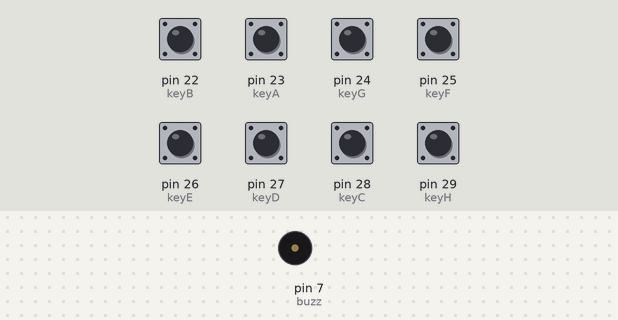
This sketch was run on a simulated Arduino Mega 2560, built with avr-gcc and run on an emulated ATmega2560. Parts: buzzer (waves = sounding). The inputs (shaded band) are chosen by the test bench; at power-on: pin 22 (keyB), pin 23 (keyA), pin 24 (keyG), pin 25 (keyF), pin 26 (keyE), pin 27 (keyD), pin 28 (keyC), pin 29 (keyH) HIGH.

Above: at 1.2 s.
1.3 s: pin 22 (keyB) pulled LOW for 0.15 s
At 1.37 s:
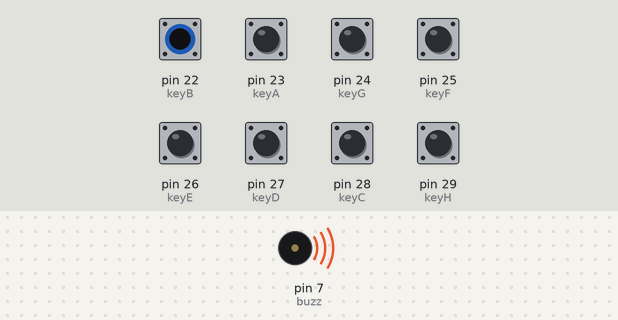
Timing chart, 0 to 4.3 s (numbered marks = the images above; inputs shaded):
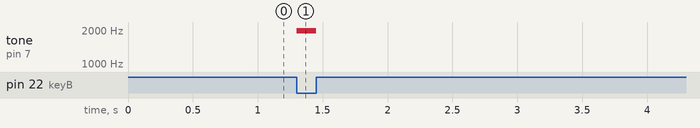

Measured:
- after the input at 1.3 s, tone on pin 7 (buzz): silent → 1976 Hz at once, → silent 0.15 s later

The sketch:

PianoBuzz.ino
```cpp
const int buzz = 7;

const int keyC = 28;
const int keyD = 27;
const int keyE = 26;
const int keyF = 25;
const int keyG = 24;
const int keyA = 23;
const int keyB = 22;
const int keyH = 29;


int buttonC;
int buttonD;
int buttonE;
int buttonF;
int buttonG;
int buttonA;
int buttonB;
int buttonH;


void setup() {
  pinMode(keyC, INPUT_PULLUP);
  pinMode(keyD, INPUT_PULLUP);
  pinMode(keyE, INPUT_PULLUP);
  pinMode(keyF, INPUT_PULLUP);
  pinMode(keyG, INPUT_PULLUP);
  pinMode(keyA, INPUT_PULLUP);
  pinMode(keyB, INPUT_PULLUP);
  pinMode(keyH, INPUT_PULLUP);
}

void loop() {
buttonC = digitalRead(keyC);
buttonD = digitalRead(keyD);
buttonE = digitalRead(keyE);
buttonF = digitalRead(keyF);
buttonG = digitalRead(keyG);
buttonA = digitalRead(keyA);
buttonB = digitalRead(keyB);
buttonH = digitalRead(keyH);
if((buttonC == LOW)||(buttonD == LOW)||(buttonE == LOW)||(buttonF == LOW)||(buttonG == LOW)||(buttonA == LOW)||(buttonB == LOW)|(buttonH == LOW)){
 if(buttonC == LOW)
  tone(buzz, 1047);

 if(buttonD == LOW)
  tone(buzz, 1175);

 if(buttonE == LOW)
  tone(buzz, 1319);

 if(buttonF == LOW)
  tone(buzz, 1397);

 if(buttonG == LOW)
  tone(buzz, 1568);

 if(buttonA == LOW)
  tone(buzz, 1760);

 if(buttonB == LOW)
  tone(buzz, 1976);

 if(buttonH == LOW)
  tone(buzz, 2093);

}else{
  noTone(buzz);
}
}
```
